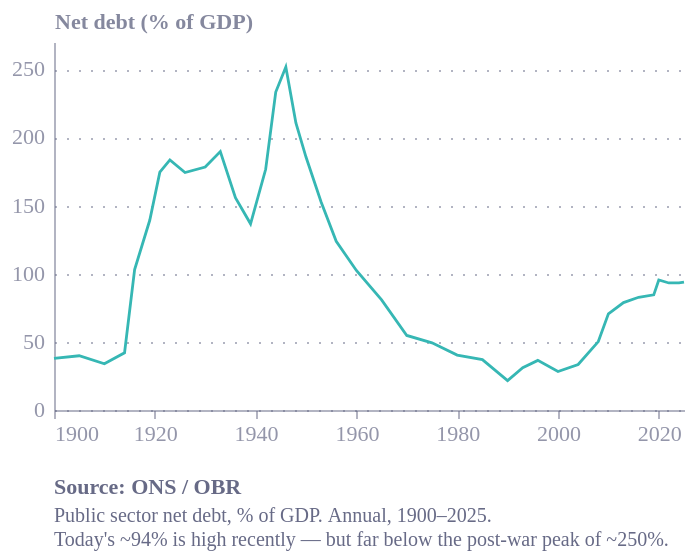

Source (Vega-Lite JSON):
### Vega-Lite specification from a JSON file in a GitHub repository (floating-point values rounded to 4 significant figures)
{"config": {"font": "Circular Std", "text": {"color": "#676A86", "align": "left", "baseline": "middle", "dx": 7, "dy": 0, "fontSize": 11}, "view": {"stroke": "transparent", "continuousWidth": 400, "continuousHeight": 300, "discreteWidth": 400, "discreteHeight": 300, "fill": "transparent"}, "range": {"category": ["#36B7B4", "#E6224B", "#F4C245", "#0063AF", "#00A767", "#179FDB", "#EB5C2E"], "diverging": ["#E6224B", "#E54753", "#C9C9C9", "#179FDB", "#122B39"], "heatmap": ["#C9C9C9", "#179FDB", "#0063AF", "#122B39"], "ordinal": ["#00A767", "#36B7B4", "#179FDB", "#0063AF", "#243B5A"]}, "bar": {"color": "#179fdb"}, "line": {"color": "#e6224b"}, "rule": {"color": "#676A86"}, "area": {"opacity": 0.3}, "point": {"filled": true, "size": 80, "color": "#e6224b", "opacity": 0.95}, "geoshape": {"stroke": "white", "strokeWidth": 0.3}, "rect": {"fill": "#d6d4d4", "opacity": 0.3}, "axis": {"labelColor": "#676A86", "labelFontSize": 11, "labelFont": "Circular Std", "labelOpacity": 0.7, "tickColor": "#676A86", "tickOpacity": 0.5, "domainColor": "#676A86", "domainOpacity": 0.5, "gridColor": "#676A86", "gridDash": [2, 2], "gridOpacity": 0.5, "title": null, "titleColor": "#676A86", "titleOpacity": 0.8, "tickSize": 4}, "axisXDiscrete": {"grid": false, "labelAngle": 0, "tickCount": 10, "tickOpacity": 0.5, "title": null}, "axisYDiscrete": {"ticks": false, "labelPadding": 5}, "axisXTemporal": {"grid": false, "ticks": true}, "axisXQuantitative": {"grid": true}, "axisYQuantitative": {"gridColor": "#676A86", "gridDash": [1, 5], "gridOpacity": 0.5, "ticks": false, "labelPadding": 5, "tickCount": 8, "titleAngle": 0, "titleAlign": "left", "titleBaseline": "bottom", "titleX": 0, "titleY": -5}, "title": {"color": "#676A86E6", "subtitleColor": "#676A86", "font": "Circular Std", "subtitleFont": "Circular Std", "anchor": "start", "fontSize": 14, "subtitleFontSize": 12, "subtitlePadding": 4, "offset": 0, "frame": "group"}, "legend": {"titleColor": "#122b39", "title": null, "labelColor": "#122b39", "labelFontSize": 11}, "background": "white"}, "data": {"name": "data-7d2ee990c896dd8834e2fac49ed0b5d4"}, "mark": {"type": "line", "strokeWidth": 1.4}, "autosize": {"contains": "padding", "type": "fit"}, "encoding": {"color": {"field": "series", "legend": null, "type": "nominal"}, "x": {"axis": {"format": "%Y", "tickCount": 7}, "field": "date", "title": null, "type": "temporal"}, "y": {"field": "value", "scale": {"domain": [0, 270]}, "title": "Net debt (% of GDP)", "type": "quantitative"}}, "height": 280, "title": {"text": "Source: ONS / OBR", "anchor": "start", "color": "#676A86", "dy": 12, "fontSize": 11, "orient": "bottom", "subtitle": ["Public sector net debt, % of GDP. Annual, 1900–2025.", "Today's ~94% is high recently — but far below the post-war peak of ~250%."], "subtitleColor": "#676A86", "subtitleFontSize": 10}, "width": 350, "$schema": "https://vega.github.io/schema/vega-lite/v6.4.1.json", "datasets": {"data-7d2ee990c896dd8834e2fac49ed0b5d4": [{"year": 1900, "value": 37.8, "date": "1900-01-01T00:00:00", "series": "debt"}, {"year": 1905, "value": 39.8, "date": "1905-01-01T00:00:00", "series": "debt"}, {"year": 1910, "value": 33.9, "date": "1910-01-01T00:00:00", "series": "debt"}, {"year": 1914, "value": 42.0, "date": "1914-01-01T00:00:00", "series": "debt"}, {"year": 1916, "value": 103.1, "date": "1916-01-01T00:00:00", "series": "debt"}, {"year": 1919, "value": 139.2, "date": "1919-01-01T00:00:00", "series": "debt"}, {"year": 1921, "value": 174.5, "date": "1921-01-01T00:00:00", "series": "debt"}, {"year": 1923, "value": 183.5, "date": "1923-01-01T00:00:00", "series": "debt"}, {"year": 1926, "value": 174.2, "date": "1926-01-01T00:00:00", "series": "debt"}, {"year": 1930, "value": 178.3, "date": "1930-01-01T00:00:00", "series": "debt"}, {"year": 1933, "value": 189.6, "date": "1933-01-01T00:00:00", "series": "debt"}, {"year": 1936, "value": 155.7, "date": "1936-01-01T00:00:00", "series": "debt"}, {"year": 1939, "value": 136.6, "date": "1939-01-01T00:00:00", "series": "debt"}, {"year": 1942, "value": 176.6, "date": "1942-01-01T00:00:00", "series": "debt"}, {"year": 1944, "value": 233.3, "date": "1944-01-01T00:00:00", "series": "debt"}, {"year": 1946, "value": 251.7, "date": "1946-01-01T00:00:00", "series": "debt"}, {"year": 1948, "value": 210.6, "date": "1948-01-01T00:00:00", "series": "debt"}, {"year": 1950, "value": 185.6, "date": "1950-01-01T00:00:00", "series": "debt"}, {"year": 1953, "value": 152.6, "date": "1953-01-01T00:00:00", "series": "debt"}, {"year": 1956, "value": 123.8, "date": "1956-01-01T00:00:00", "series": "debt"}, {"year": 1960, "value": 102.4, "date": "1960-01-01T00:00:00", "series": "debt"}, {"year": 1965, "value": 80.8, "date": "1965-01-01T00:00:00", "series": "debt"}, {"year": 1970, "value": 54.7, "date": "1970-01-01T00:00:00", "series": "debt"}, {"year": 1975, "value": 49.3, "date": "1975-01-01T00:00:00", "series": "debt"}, {"year": 1980, "value": 40.3, "date": "1980-01-01T00:00:00", "series": "debt"}, {"year": 1985, "value": 37.0, "date": "1985-01-01T00:00:00", "series": "debt"}, {"year": 1990, "value": 21.6, "date": "1990-01-01T00:00:00", "series": "debt"}, {"year": 1993, "value": 31.0, "date": "1993-01-01T00:00:00", "series": "debt"}, {"year": 1996, "value": 36.4, "date": "1996-01-01T00:00:00", "series": "debt"}, {"year": 2000, "value": 28.2, "date": "2000-01-01T00:00:00", "series": "debt"}, {"year": 2004, "value": 33.4, "date": "2004-01-01T00:00:00", "series": "debt"}, {"year": 2008, "value": 50.2, "date": "2008-01-01T00:00:00", "series": "debt"}, {"year": 2010, "value": 70.6, "date": "2010-01-01T00:00:00", "series": "debt"}, {"year": 2013, "value": 78.8, "date": "2013-01-01T00:00:00", "series": "debt"}, {"year": 2016, "value": 82.7, "date": "2016-01-01T00:00:00", "series": "debt"}, {"year": 2019, "value": 84.5, "date": "2019-01-01T00:00:00", "series": "debt"}, {"year": 2020, "value": 95.4, "date": "2020-01-01T00:00:00", "series": "debt"}, {"year": 2022, "value": 93.2, "date": "2022-01-01T00:00:00", "series": "debt"}, {"year": 2024, "value": 93.2, "date": "2024-01-01T00:00:00", "series": "debt"}, {"year": 2025, "value": 93.8, "date": "2025-01-01T00:00:00", "series": "debt"}]}}
